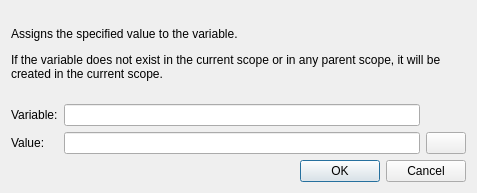
<?xml version="1.0" encoding="UTF-8"?>
<ui version="4.0">
 <class>AlgoDefineStmt</class>
 <widget class="QDialog" name="AlgoDefineStmt">
  <property name="windowModality">
   <enum>Qt::WindowModal</enum>
  </property>
  <property name="geometry">
   <rect>
    <x>0</x>
    <y>0</y>
    <width>477</width>
    <height>193</height>
   </rect>
  </property>
  <property name="windowTitle">
   <string>Define variable</string>
  </property>
  <property name="windowIcon">
   <iconset resource="../turing.qrc">
    <normaloff>:/action/media/settings.png</normaloff>:/action/media/settings.png</iconset>
  </property>
  <property name="modal">
   <bool>true</bool>
  </property>
  <layout class="QVBoxLayout" name="verticalLayout">
   <item>
    <widget class="QLabel" name="label">
     <property name="text">
      <string>&lt;html&gt;&lt;head/&gt;&lt;body&gt;&lt;p&gt;Assigns the specified value to the variable.&lt;/p&gt;&lt;p&gt;If the variable does not exist in the current scope or in any parent scope, it will be created in the current scope.&lt;/p&gt;&lt;/body&gt;&lt;/html&gt;</string>
     </property>
     <property name="wordWrap">
      <bool>true</bool>
     </property>
    </widget>
   </item>
   <item>
    <layout class="QGridLayout" name="gridLayout">
     <item row="1" column="0">
      <widget class="QLabel" name="label_3">
       <property name="text">
        <string>Value:</string>
       </property>
       <property name="buddy">
        <cstring>txtValue</cstring>
       </property>
      </widget>
     </item>
     <item row="0" column="0">
      <widget class="QLabel" name="label_2">
       <property name="text">
        <string>Variable:</string>
       </property>
       <property name="buddy">
        <cstring>txtVariable</cstring>
       </property>
      </widget>
     </item>
     <item row="0" column="1">
      <widget class="QLineEdit" name="txtVariable"/>
     </item>
     <item row="1" column="1">
      <widget class="QLineEdit" name="txtValue"/>
     </item>
     <item row="1" column="2">
      <widget class="QPushButton" name="btnCode">
       <property name="text">
        <string/>
       </property>
       <property name="icon">
        <iconset resource="../turing.qrc">
         <normaloff>:/action/media/edit_line.png</normaloff>:/action/media/edit_line.png</iconset>
       </property>
      </widget>
     </item>
    </layout>
   </item>
   <item>
    <widget class="QDialogButtonBox" name="buttonBox">
     <property name="orientation">
      <enum>Qt::Horizontal</enum>
     </property>
     <property name="standardButtons">
      <set>QDialogButtonBox::Cancel|QDialogButtonBox::Ok</set>
     </property>
    </widget>
   </item>
  </layout>
 </widget>
 <resources>
  <include location="../turing.qrc"/>
 </resources>
 <connections>
  <connection>
   <sender>buttonBox</sender>
   <signal>accepted()</signal>
   <receiver>AlgoDefineStmt</receiver>
   <slot>accept()</slot>
   <hints>
    <hint type="sourcelabel">
     <x>238</x>
     <y>172</y>
    </hint>
    <hint type="destinationlabel">
     <x>238</x>
     <y>96</y>
    </hint>
   </hints>
  </connection>
  <connection>
   <sender>buttonBox</sender>
   <signal>rejected()</signal>
   <receiver>AlgoDefineStmt</receiver>
   <slot>reject()</slot>
   <hints>
    <hint type="sourcelabel">
     <x>238</x>
     <y>172</y>
    </hint>
    <hint type="destinationlabel">
     <x>238</x>
     <y>96</y>
    </hint>
   </hints>
  </connection>
 </connections>
</ui>
